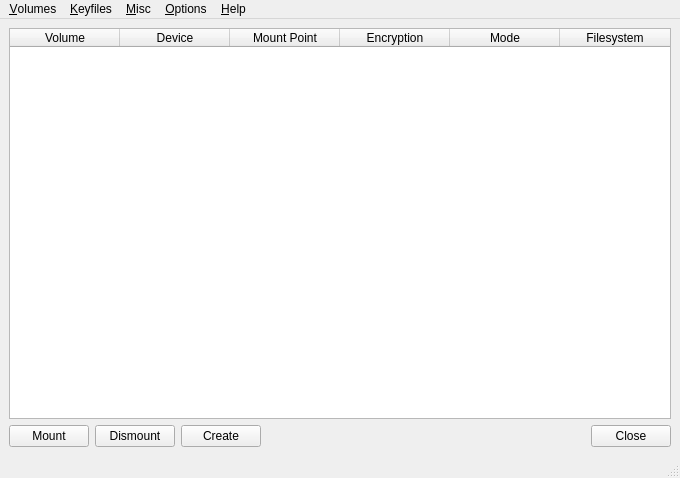
<?xml version="1.0" encoding="UTF-8"?>
<ui version="4.0">
 <class>mainWindow</class>
 <widget class="QMainWindow" name="mainWindow">
  <property name="geometry">
   <rect>
    <x>0</x>
    <y>0</y>
    <width>680</width>
    <height>478</height>
   </rect>
  </property>
  <property name="windowTitle">
   <string>KCrypt - A Luks Frontend</string>
  </property>
  <property name="windowIcon">
   <iconset>
    <normaloff>../icons/icon.png</normaloff>../icons/icon.png</iconset>
  </property>
  <widget class="QWidget" name="centralwidget">
   <layout class="QGridLayout" name="gridLayout">
    <item row="0" column="0" colspan="5">
     <widget class="QTableWidget" name="tableWidget">
      <property name="sizePolicy">
       <sizepolicy hsizetype="Expanding" vsizetype="Expanding">
        <horstretch>0</horstretch>
        <verstretch>0</verstretch>
       </sizepolicy>
      </property>
      <property name="minimumSize">
       <size>
        <width>562</width>
        <height>0</height>
       </size>
      </property>
      <property name="font">
       <font>
        <kerning>true</kerning>
       </font>
      </property>
      <property name="focusPolicy">
       <enum>Qt::NoFocus</enum>
      </property>
      <property name="contextMenuPolicy">
       <enum>Qt::NoContextMenu</enum>
      </property>
      <property name="frameShape">
       <enum>QFrame::StyledPanel</enum>
      </property>
      <property name="frameShadow">
       <enum>QFrame::Plain</enum>
      </property>
      <property name="lineWidth">
       <number>1</number>
      </property>
      <property name="verticalScrollBarPolicy">
       <enum>Qt::ScrollBarAsNeeded</enum>
      </property>
      <property name="horizontalScrollBarPolicy">
       <enum>Qt::ScrollBarAsNeeded</enum>
      </property>
      <property name="editTriggers">
       <set>QAbstractItemView::NoEditTriggers</set>
      </property>
      <property name="tabKeyNavigation">
       <bool>false</bool>
      </property>
      <property name="showDropIndicator" stdset="0">
       <bool>false</bool>
      </property>
      <property name="dragDropOverwriteMode">
       <bool>false</bool>
      </property>
      <property name="alternatingRowColors">
       <bool>false</bool>
      </property>
      <property name="selectionMode">
       <enum>QAbstractItemView::SingleSelection</enum>
      </property>
      <property name="selectionBehavior">
       <enum>QAbstractItemView::SelectRows</enum>
      </property>
      <property name="textElideMode">
       <enum>Qt::ElideMiddle</enum>
      </property>
      <property name="verticalScrollMode">
       <enum>QAbstractItemView::ScrollPerPixel</enum>
      </property>
      <property name="showGrid">
       <bool>false</bool>
      </property>
      <property name="gridStyle">
       <enum>Qt::NoPen</enum>
      </property>
      <property name="wordWrap">
       <bool>false</bool>
      </property>
      <property name="cornerButtonEnabled">
       <bool>false</bool>
      </property>
      <property name="rowCount">
       <number>0</number>
      </property>
      <attribute name="horizontalHeaderVisible">
       <bool>true</bool>
      </attribute>
      <attribute name="horizontalHeaderCascadingSectionResizes">
       <bool>true</bool>
      </attribute>
      <attribute name="horizontalHeaderDefaultSectionSize">
       <number>110</number>
      </attribute>
      <attribute name="horizontalHeaderHighlightSections">
       <bool>false</bool>
      </attribute>
      <attribute name="horizontalHeaderStretchLastSection">
       <bool>true</bool>
      </attribute>
      <attribute name="verticalHeaderVisible">
       <bool>false</bool>
      </attribute>
      <attribute name="verticalHeaderHighlightSections">
       <bool>false</bool>
      </attribute>
      <attribute name="verticalHeaderShowSortIndicator" stdset="0">
       <bool>false</bool>
      </attribute>
      <column>
       <property name="text">
        <string>Volume</string>
       </property>
      </column>
      <column>
       <property name="text">
        <string>Device</string>
       </property>
      </column>
      <column>
       <property name="text">
        <string>Mount Point</string>
       </property>
      </column>
      <column>
       <property name="text">
        <string>Encryption</string>
       </property>
      </column>
      <column>
       <property name="text">
        <string>Mode</string>
       </property>
      </column>
      <column>
       <property name="text">
        <string>Filesystem</string>
       </property>
      </column>
     </widget>
    </item>
    <item row="1" column="0">
     <widget class="QPushButton" name="mountButton">
      <property name="statusTip">
       <string/>
      </property>
      <property name="text">
       <string>Mount</string>
      </property>
     </widget>
    </item>
    <item row="1" column="1">
     <widget class="QPushButton" name="dismountButton">
      <property name="statusTip">
       <string/>
      </property>
      <property name="text">
       <string>Dismount</string>
      </property>
     </widget>
    </item>
    <item row="1" column="2">
     <widget class="QPushButton" name="createButton">
      <property name="statusTip">
       <string/>
      </property>
      <property name="text">
       <string>Create</string>
      </property>
     </widget>
    </item>
    <item row="1" column="3">
     <spacer name="horizontalSpacer">
      <property name="orientation">
       <enum>Qt::Horizontal</enum>
      </property>
      <property name="sizeHint" stdset="0">
       <size>
        <width>295</width>
        <height>20</height>
       </size>
      </property>
     </spacer>
    </item>
    <item row="1" column="4">
     <widget class="QDialogButtonBox" name="buttonBox">
      <property name="standardButtons">
       <set>QDialogButtonBox::Close</set>
      </property>
     </widget>
    </item>
   </layout>
  </widget>
  <widget class="QMenuBar" name="menubar">
   <property name="geometry">
    <rect>
     <x>0</x>
     <y>0</y>
     <width>680</width>
     <height>25</height>
    </rect>
   </property>
   <widget class="QMenu" name="menuVolumes">
    <property name="title">
     <string>&amp;Volumes</string>
    </property>
    <addaction name="actionMount"/>
    <addaction name="actionDismount_Luks_Volume"/>
    <addaction name="separator"/>
    <addaction name="actionCreate_New_Luks_Volume"/>
    <addaction name="actionChange_Password"/>
    <addaction name="separator"/>
    <addaction name="actionBackup_Restore_Header"/>
   </widget>
   <widget class="QMenu" name="menuKeyfiles">
    <property name="enabled">
     <bool>true</bool>
    </property>
    <property name="title">
     <string>&amp;Keyfiles</string>
    </property>
    <addaction name="actionChange_Keyfile"/>
    <addaction name="actionCreate_Random_Keyfile"/>
   </widget>
   <widget class="QMenu" name="menuHelp">
    <property name="title">
     <string>&amp;Help</string>
    </property>
    <addaction name="actionAbout"/>
   </widget>
   <widget class="QMenu" name="menuMisc">
    <property name="title">
     <string>&amp;Misc</string>
    </property>
    <addaction name="actionCreate_Random_Password"/>
    <addaction name="actionSecure_Erase"/>
   </widget>
   <widget class="QMenu" name="menuOptions">
    <property name="title">
     <string>&amp;Options</string>
    </property>
    <addaction name="actionLanguage"/>
    <addaction name="actionShow_SystemTrayIcon"/>
    <addaction name="actionDelete_Mountpoint"/>
   </widget>
   <addaction name="menuVolumes"/>
   <addaction name="menuKeyfiles"/>
   <addaction name="menuMisc"/>
   <addaction name="menuOptions"/>
   <addaction name="menuHelp"/>
  </widget>
  <widget class="QStatusBar" name="statusbar"/>
  <action name="actionMount">
   <property name="text">
    <string>Mount Luks Volume</string>
   </property>
   <property name="statusTip">
    <string/>
   </property>
  </action>
  <action name="actionDismount_Luks_Volume">
   <property name="text">
    <string>Dismount Luks Volume</string>
   </property>
   <property name="statusTip">
    <string/>
   </property>
  </action>
  <action name="actionCreate_New_Luks_Volume">
   <property name="text">
    <string>Create New Luks Volume</string>
   </property>
   <property name="statusTip">
    <string/>
   </property>
  </action>
  <action name="actionChange_Password">
   <property name="enabled">
    <bool>true</bool>
   </property>
   <property name="text">
    <string>Change Luks Volume Password</string>
   </property>
   <property name="statusTip">
    <string/>
   </property>
  </action>
  <action name="actionErase_Password">
   <property name="text">
    <string>Delete Luks Volume Password</string>
   </property>
  </action>
  <action name="actionChange_Keyfile">
   <property name="enabled">
    <bool>true</bool>
   </property>
   <property name="text">
    <string>Add/Remove Keyfile to/from a Luks Volume</string>
   </property>
   <property name="statusTip">
    <string/>
   </property>
  </action>
  <action name="actionCreate_Random_Keyfile">
   <property name="text">
    <string>Create a random Keyfile</string>
   </property>
   <property name="statusTip">
    <string/>
   </property>
  </action>
  <action name="actionAbout">
   <property name="text">
    <string>About</string>
   </property>
   <property name="statusTip">
    <string/>
   </property>
  </action>
  <action name="actionLuks_Volume_Info">
   <property name="text">
    <string>Luks Volume Info</string>
   </property>
  </action>
  <action name="actionSecure_Erase">
   <property name="text">
    <string>Secure Erase</string>
   </property>
   <property name="statusTip">
    <string/>
   </property>
  </action>
  <action name="actionBackup_Restore_Header">
   <property name="enabled">
    <bool>true</bool>
   </property>
   <property name="text">
    <string>Backup/Restore Volume Header</string>
   </property>
   <property name="statusTip">
    <string/>
   </property>
  </action>
  <action name="actionCreate_Random_Password">
   <property name="text">
    <string>Create Random Password</string>
   </property>
   <property name="statusTip">
    <string/>
   </property>
  </action>
  <action name="actionCheck_for_update">
   <property name="enabled">
    <bool>false</bool>
   </property>
   <property name="text">
    <string>Check for update</string>
   </property>
  </action>
  <action name="actionCreate_Container_File">
   <property name="text">
    <string>Create LUKS Container</string>
   </property>
  </action>
  <action name="actionShow_SystemTrayIcon">
   <property name="checkable">
    <bool>true</bool>
   </property>
   <property name="checked">
    <bool>true</bool>
   </property>
   <property name="text">
    <string>Show Systemtray Icon</string>
   </property>
   <property name="statusTip">
    <string/>
   </property>
  </action>
  <action name="actionLanguage">
   <property name="text">
    <string>Language</string>
   </property>
   <property name="statusTip">
    <string/>
   </property>
  </action>
  <action name="actionDelete_Mountpoint">
   <property name="checkable">
    <bool>true</bool>
   </property>
   <property name="text">
    <string>Delete Mount Point</string>
   </property>
  </action>
 </widget>
 <resources/>
 <connections/>
</ui>
